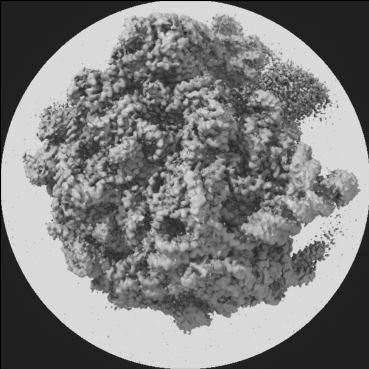
%> input picture assignment 3/6/results/cryoem.png, 369 x 369 px, given in place of c.png, which was not available
$ octave myMainScript.m   (GNU Octave 9; MATLAB toolbox functions it lacks are replaced by stand-ins)
%> lines starting %> are read from the running program, lines starting %| are printed output that depends on the picture; pictures that were not available may be replaced by others from this repository, and a replacement may not be noted
seed = 0;
N = [50, 100, 500, 1000, 2000, 5000, 10000];
% N = [500]; % work with this for testing
RMSE_info = "";
image_name = ["cryoem"];
angles_rotation = 0:359;

rng(seed);
angles = 180*rand(max(N), 1); % would also have to compare with reverse if it was 360

for image = image_name
    for n = N
        image_input = imread("../results/"+ image +".png");
%> image_input is the input picture: size 369x369 uint8; min 0, max 224, mean 125.8
        image_input = double(image_input);
%> image_input: size 369x369 double
        projections = generateProjections(image_input, angles(1:n));
        image_output = reconstructImage(projections, angles(1:n), size(image_input)); % can use reconstructImageAliter for lower space complexity
% [21 lines not run here, left out]
function projections = generateProjections(image_input, angles)
    % returns a matrix where each column is a radon projections for corresponding angle
     projections = radon(image_input, angles);
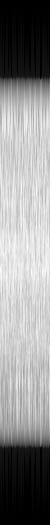
%> projections: size 525x50 double; min 0, max 58356.3, mean 32626.7; drawn with min black and max white
end

function image_output = reconstructImage(projections, angles, image_input_size)
%> called with image_input_size = [369 369]
    number_of_angles = length(angles);
    projections_sorted = zeros(size(projections));         % nearest neighbors columns one after another

    projections_sorted(:,1) = projections(:,1);
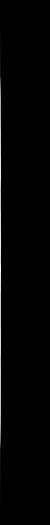
%> projections_sorted: size 525x50 double; min 0, max 58356.3, mean 652.5; drawn with min black and max white
    projections(:,1)=[];
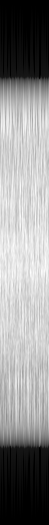
%> projections: size 525x49 double; min 0, max 58039.8, mean 32626.7; drawn with min black and max white

    % find nearest neighbor of ith ordered-projection -> that will become its i+1th ordered-projection
    for i=1:number_of_angles-1
        norms = vecnorm(projections - projections_sorted(:,i)); % calculating columnwise norm
        [~,argminimum] = min(norms);                        % argminimum is nearest neighbor of ith ordered-projection
        projections_sorted(:,i+1) = projections(:,argminimum);
        projections(:,argminimum) = [];                         % delete the used column from minuend
    end
%> this loop made 49 passes
%> argminimum on passes 1 to 12: 38, 18, 32, 6, 1, 11, 17, 30, 18, 30, 11, 20
%> (norms, argminimum) on passes 43 to 48: ([83432.4 79068.2 11303.5 83734.8 84712.8 6960.6 79460], 6), ([84985.5 80828.7 5315 84926.8 85853.9 81207.7], 3), ([86151.5 82182.7 85881.1 86768.6 82545.1], 2), ([27481.4 58223.2 63720 2440.3], 4), ([26514.1 58106.7 63558.1], 1), ([56228.3 58068.9], 1)
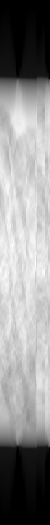
%> projections_sorted: size 525x50 double; min 0, max 58356.3, mean 32626.7; mean of the top-left, top-right, bottom-left and bottom-right quarters 33508.9, 33150.1, 31748, 32105.4; drawn with min black and max white
    uniform_angles = linspace(0, 180*(number_of_angles-1)/number_of_angles, number_of_angles);
%> (the run ends here)
